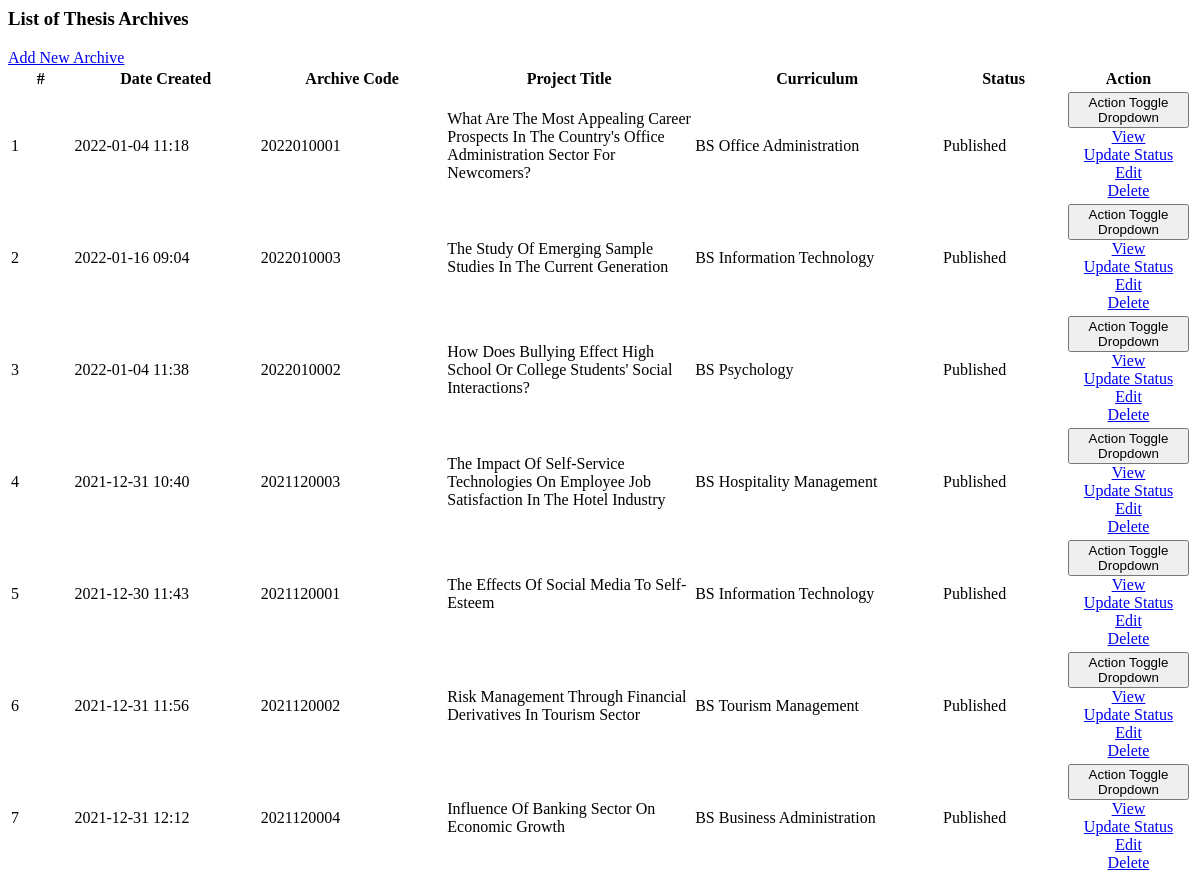
Page /admin/archives/index.php on the earlier database version.
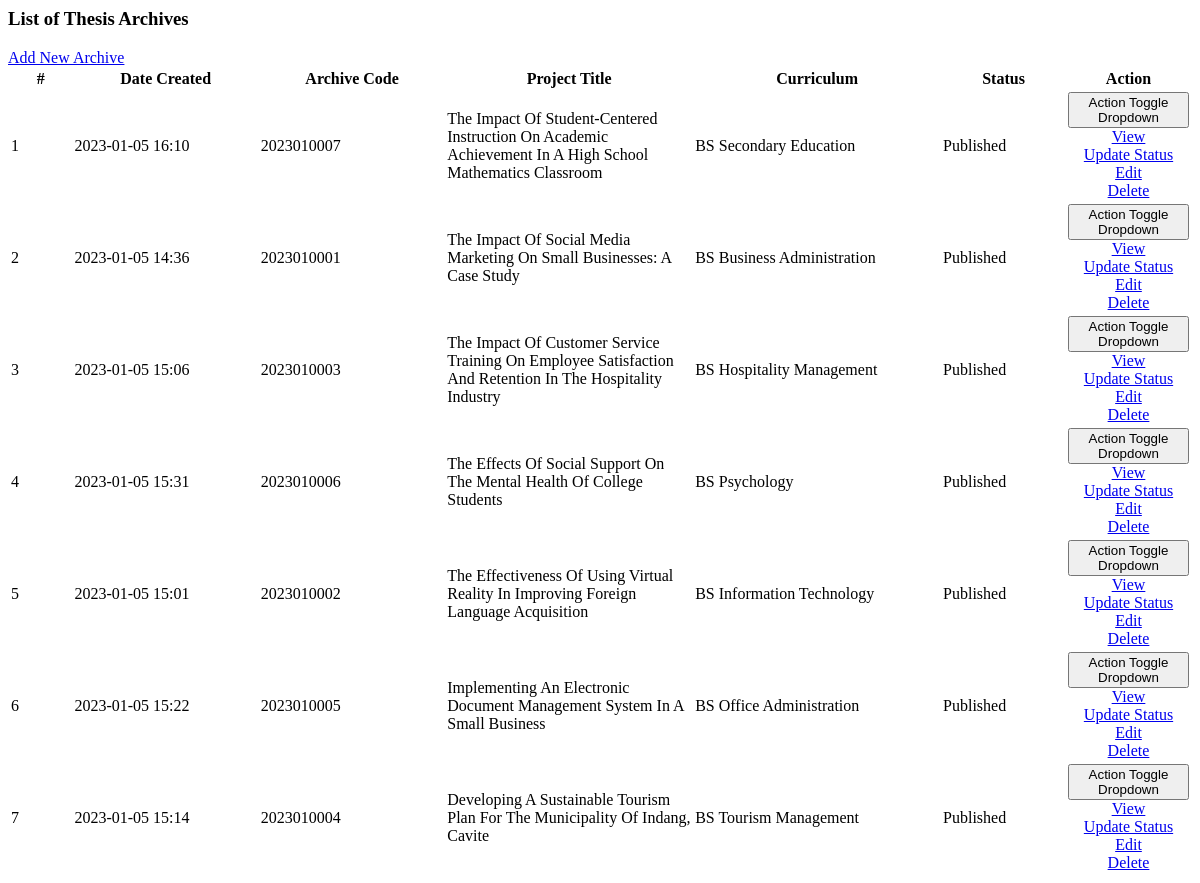
Same page on the later database version.
### tables this page shows
CREATE TABLE `archive_list` (
  `id` int(30) NOT NULL,
  `archive_code` varchar(100) NOT NULL,
  `curriculum_id` int(30) NOT NULL,
  `year` year(4) NOT NULL,
  `title` text NOT NULL,
  `abstract` text NOT NULL,
  `members` text NOT NULL,
  `banner_path` text NOT NULL,
  `document_path` text NOT NULL,
  `status` tinyint(1) NOT NULL DEFAULT 0,
  `student_id` int(30) DEFAULT NULL,
  `date_created` datetime NOT NULL DEFAULT current_timestamp(),
  `date_updated` datetime DEFAULT NULL ON UPDATE current_timestamp()
);

### admin/archives/index.php (the view, shortened to what this page needs)
<?php require_once(realpath(__DIR__ . '/../../') . '/config.php'); ?>
<div class="card card-outline card-primary">
	<div class="card-header">
		<h3 class="card-title">List of Thesis Archives</h3>
        <div class="card-tools">
            <a href="./?page=archives/submit_archive" id="create_new" class="btn btn-flat btn-sm btn-primary"><span class="fas fa-plus"></span>Add New Archive</a>
        </div>
	</div>
	<div class="card-body">
		<div class="container-fluid">
        <div class="container-fluid">
			<table class="table table-hover table-striped">
				<colgroup>
					<col width="5%">
					<col width="15%">
					<col width="15%">
					<col width="20%">
					<col width="20%">
					<col width="10%">
					<col width="10%">
				</colgroup>
				<thead>
					<tr>
						<th>#</th>
						<th>Date Created</th>
						<th>Archive Code</th>
						<th>Project Title</th>
						<th>Curriculum</th>
						<th>Status</th>
						<th>Action</th>
					</tr>
				</thead>
				<tbody>
					<?php
						$i = 1;
						$curriculum = $conn->query("SELECT * FROM curriculum_list where id in (SELECT curriculum_id from `archive_list`)");
						$cur_arr = array_column($curriculum->fetch_all(MYSQLI_ASSOC),'name','id');
						$qry = $conn->query("SELECT * from `archive_list` order by `year` desc, `title` desc ");
						while($row = $qry->fetch_assoc()):
					?>
						<tr>
							<td class="text-center"><?php echo $i++; ?></td>
							<td class=""><?php echo date("Y-m-d H:i",strtotime($row['date_created'])) ?></td>
							<td><?php echo ($row['archive_code']) ?></td>
							<td><?php echo ucwords($row['title']) ?></td>
							<td><?php echo $cur_arr[$row['curriculum_id']] ?></td>
							<td class="text-center">
								<?php
                                    switch($row['status']){
                                        case '1':
                                            echo "<span class='badge badge-success badge-pill'>Published</span>";
                                            break;
                                    }
                                ?>
							</td>
							<td align="center">
								 <button type="button" class="btn btn-flat btn-default btn-sm dropdown-toggle dropdown-icon" data-toggle="dropdown">
				                  		Action
				                    <span class="sr-only">Toggle Dropdown</span>
				                  </button>
				                  <div class="dropdown-menu" role="menu">
				                    <a class="dropdown-item view_data" href="javascript:void(0)" data-id="<?php echo $row['id'] ?>" data-status="<?php echo $row['status'] ?>"><span class="fa fa-external-link-alt text-gray"></span> View</a>
				                    <a class="dropdown-item update_status" href="javascript:void(0)" data-id="<?php echo $row['id'] ?>" data-status="<?php echo $row['status'] ?>"><span class="fa fa-check text-dark"></span> Update Status</a>
                                      <a class="dropdown-item edit_data" href="javascript:void(0)" data-id="<?php echo $row['id'] ?>" data-status="<?php echo $row['status'] ?>"><span class="fa fa-pen-alt text-dark"></span> Edit</a>
				                    <a class="dropdown-item delete_data" href="javascript:void(0)" data-id="<?php echo $row['id'] ?>"><span class="fa fa-trash text-danger"></span> Delete</a>
				                  </div>
							</td>
						</tr>
					<?php endwhile; ?>
				</tbody>
			</table>
		</div>
		</div>
	</div>
</div>

Differences in the rows shown:
removed archive_list: date_created "2022-01-04 11:18", archive_code "2022010001", title "What Are The Most Appealing Career Prospects In The Country's Office Administration Sector For Newcomers?", curriculum "BS Office Administration", status "Published"
removed archive_list: date_created "2022-01-16 09:04", archive_code "2022010003", title "The Study Of Emerging Sample Studies In The Current Generation", curriculum "BS Information Technology", status "Published"
removed archive_list: date_created "2022-01-04 11:38", archive_code "2022010002", title "How Does Bullying Effect High School Or College Students' Social Interactions?", curriculum "BS Psychology", status "Published"
removed archive_list: date_created "2021-12-31 12:12", archive_code "2021120004", title "Influence Of Banking Sector On Economic Growth", curriculum "BS Business Administration", status "Published"
changed archive_list: date_created "2021-12-31 11:56" → "2023-01-05 16:10"; archive_code "2021120002" → "2023010007"; title "Risk Management Through Financial Derivatives In Tourism Sector" → "The Impact Of Student-Centered Instruction On Academic Achievement In A High School Mathematics Classroom"; curriculum "BS Tourism Management" → "BS Secondary Education"; moves up the list
added archive_list: date_created "2023-01-05 14:36", archive_code "2023010001", title "The Impact Of Social Media Marketing On Small Businesses: A Case Study", curriculum "BS Business Administration", status "Published"
added archive_list: date_created "2023-01-05 15:06", archive_code "2023010003", title "The Impact Of Customer Service Training On Employee Satisfaction And Retention In The Hospitality Industry", curriculum "BS Hospitality Management", status "Published"
changed archive_list: date_created "2021-12-31 10:40" → "2023-01-05 15:31"; archive_code "2021120003" → "2023010006"; title "The Impact Of Self-Service Technologies On Employee Job Satisfaction In The Hotel Industry" → "The Effects Of Social Support On The Mental Health Of College Students"; curriculum "BS Hospitality Management" → "BS Psychology"
added archive_list: date_created "2023-01-05 15:01", archive_code "2023010002", title "The Effectiveness Of Using Virtual Reality In Improving Foreign Language Acquisition", curriculum "BS Information Technology", status "Published"
added archive_list: date_created "2023-01-05 15:22", archive_code "2023010005", title "Implementing An Electronic Document Management System In A Small Business", curriculum "BS Office Administration", status "Published"
changed archive_list: date_created "2021-12-30 11:43" → "2023-01-05 15:14"; archive_code "2021120001" → "2023010004"; title "The Effects Of Social Media To Self-Esteem" → "Developing A Sustainable Tourism Plan For The Municipality Of Indang, Cavite"; curriculum "BS Information Technology" → "BS Tourism Management"
